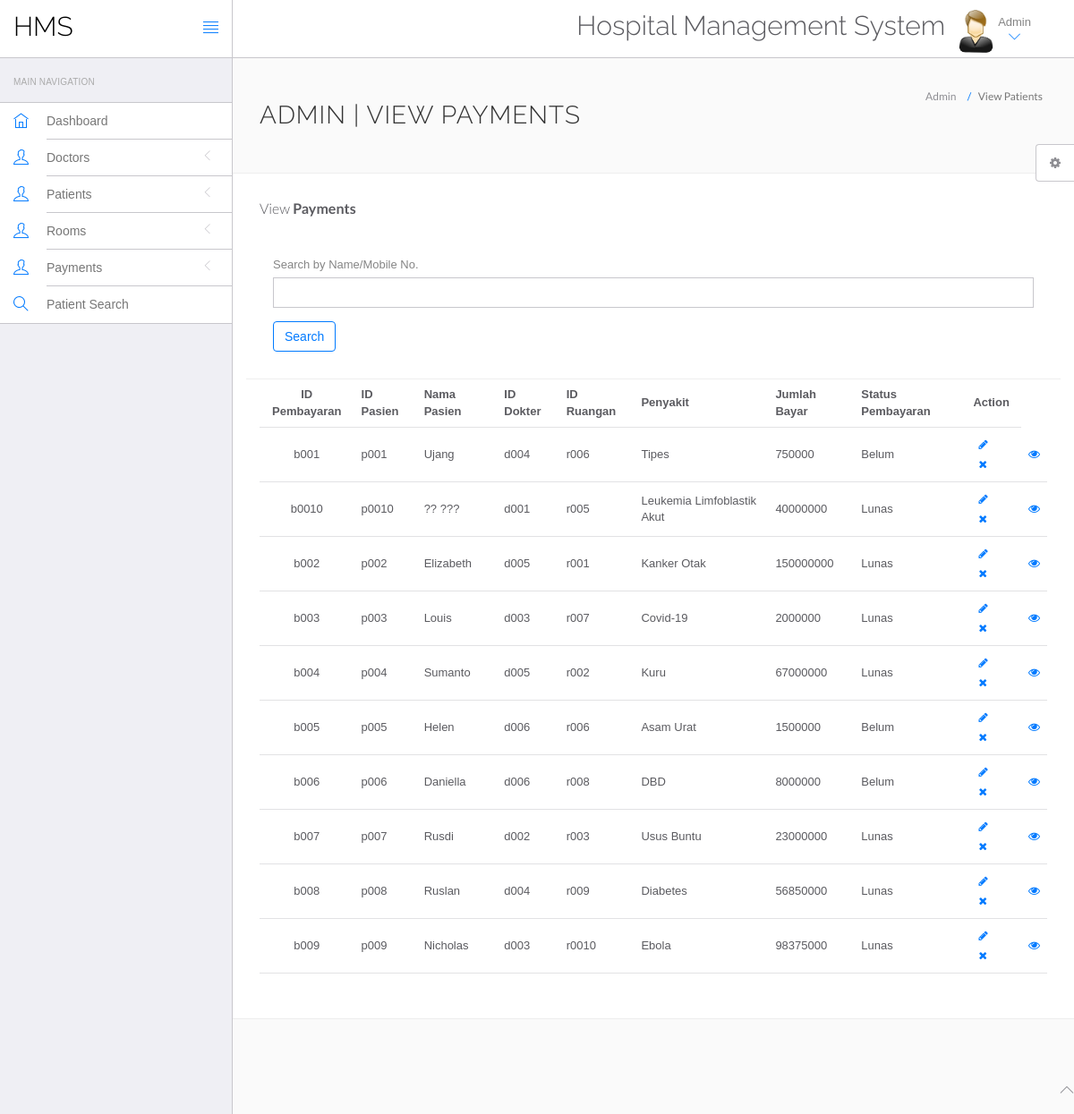
The app's page /hms/admin/manage-payment.php with its own data.
### tables this page shows
CREATE TABLE `pembayaran` (
  `id_pembayaran` varchar(12) NOT NULL,
  `id_pasien` varchar(8) NOT NULL,
  `nama_pasien` varchar(50) NOT NULL,
  `id_dokter` varchar(8) NOT NULL,
  `id_ruangan` varchar(8) NOT NULL,
  `penyakit` varchar(30) NOT NULL,
  `jumlah_bayar` int(10) NOT NULL,
  `status_pembayaran` varchar(5) NOT NULL
);

### hms/admin/manage-payment.php (the view, shortened to what this page needs)
<?php
include('include/config.php');
?>
<!DOCTYPE html>
<html lang="en">
	<head>
		<link rel="stylesheet" href="vendor/bootstrap/css/bootstrap.min.css">
		<link rel="stylesheet" href="vendor/fontawesome/css/font-awesome.min.css">
		<link rel="stylesheet" href="vendor/themify-icons/themify-icons.min.css">
		<link href="vendor/animate.css/animate.min.css" rel="stylesheet" media="screen">
		<link href="vendor/perfect-scrollbar/perfect-scrollbar.min.css" rel="stylesheet" media="screen">
		<link href="vendor/switchery/switchery.min.css" rel="stylesheet" media="screen">
		<link href="vendor/bootstrap-touchspin/jquery.bootstrap-touchspin.min.css" rel="stylesheet" media="screen">
		<link href="vendor/select2/select2.min.css" rel="stylesheet" media="screen">
		<link href="vendor/bootstrap-datepicker/bootstrap-datepicker3.standalone.min.css" rel="stylesheet" media="screen">
		<link href="vendor/bootstrap-timepicker/bootstrap-timepicker.min.css" rel="stylesheet" media="screen">
		<link rel="stylesheet" href="assets/css/styles.css">
		<link rel="stylesheet" href="assets/css/plugins.css">
		<link rel="stylesheet" href="assets/css/themes/theme-1.css" id="skin_color" />
	</head>
	<body>
		<div id="app">
<?php include('include/sidebar.php');?>
<div class="app-content">
<?php include('include/header.php');?>
<div class="main-content" >
<div class="wrap-content container" id="container">
<section id="page-title">
<div class="row">
<div class="col-sm-8">
<h1 class="mainTitle">Admin | View Payments</h1>
</div>
<ol class="breadcrumb">
<li>
<span>Admin</span>
</li>
<li class="active">
<span>View Patients</span>
</li>
</ol>
</div>
</section>
<div class="container-fluid container-fullw bg-white">
<div class="row">
<div class="col-md-12">
<h5 class="over-title margin-bottom-15">View <span class="text-bold">Payments</span></h5>
<div class="container-fluid container-fullw bg-white">
<div class="row">
<div class="col-md-12">
	<form role="form" method="post" name="search">
<div class="form-group">
<label for="doctorname">
Search by Name/Mobile No.
</label>
<input type="text" name="searchdata" id="searchdata" class="form-control" value="" required='true'>
</div>
<button type="submit" name="search" id="submit" class="btn btn-o btn-primary">
Search
</button>
</form>
</div>
</div>
</div>
<table class="table table-hover" id="sample-table-1">
<thead>
<tr>
<th class="center">ID Pembayaran</th>
<th>ID Pasien</th>
<th>Nama Pasien</th>
<th>ID Dokter </th>
<th>ID Ruangan</th>
<th>Penyakit </th>
<th>Jumlah Bayar </th>
<th>Status Pembayaran </th>
<th>Action</th>
</tr>
</thead>
<tbody>
<?php
$sql=mysqli_query($con,"select * from pembayaran");
while($row=mysqli_fetch_array($sql))
{
?>
<tr>
<td class="center"><?php echo $row['id_pembayaran'];?></td>
<td><?php echo $row['id_pasien'];?></td>
<td><?php echo $row['nama_pasien'];?></td>
<td><?php echo $row['id_dokter'];?></td>
<td><?php echo $row['id_ruangan'];?>
</td>
<td><?php echo $row['penyakit'];?></td>
<td><?php echo $row['jumlah_bayar'];?></td>
<td><?php echo $row['status_pembayaran'];?></td>
<td><div class="visible-md visible-lg hidden-sm hidden-xs">
							<a href="edit-doctor.php?id=<?php echo $row['id'];?>" class="btn btn-transparent btn-xs" tooltip-placement="top" tooltip="Edit"><i class="fa fa-pencil"></i></a>
	<a href="manage-payment.php?id=<?php echo $row['id_pembayaran']?>&del=delete" onClick="return confirm('Are you sure you want to delete?')"class="btn btn-transparent btn-xs tooltips" tooltip-placement="top" tooltip="Remove"><i class="fa fa-times fa fa-white"></i></a>
												</div>
												</td>
<td>
<a href="view-patient.php?viewid=<?php echo $row['ID'];?>"><i class="fa fa-eye"></i></a>
</td>
</tr>
<?php
 }?></tbody>
</table>
</div>
</div>
</div>
</div>
</div>
</div>
</div>
	<?php include('include/footer.php');?>
	<?php include('include/setting.php');?>
	</body>
</html>

### hms/admin/assets/css/themes/theme-1.css (style rules this page uses)
body { background: #FAFAFA; }

### records on screen
pembayaran: id_pembayaran "b001", id_pasien "p001", nama_pasien "Ujang", id_dokter "d004", id_ruangan "r006", penyakit "Tipes", jumlah_bayar "750000", status_pembayaran "Belum"
pembayaran: id_pembayaran "b0010", id_pasien "p0010", nama_pasien "?? ???", id_dokter "d001", id_ruangan "r005", penyakit "Leukemia Limfoblastik Akut", jumlah_bayar "40000000", status_pembayaran "Lunas"
pembayaran: id_pembayaran "b002", id_pasien "p002", nama_pasien "Elizabeth", id_dokter "d005", id_ruangan "r001", penyakit "Kanker Otak", jumlah_bayar "150000000", status_pembayaran "Lunas"
pembayaran: id_pembayaran "b003", id_pasien "p003", nama_pasien "Louis", id_dokter "d003", id_ruangan "r007", penyakit "Covid-19", jumlah_bayar "2000000", status_pembayaran "Lunas"
pembayaran: id_pembayaran "b004", id_pasien "p004", nama_pasien "Sumanto", id_dokter "d005", id_ruangan "r002", penyakit "Kuru", jumlah_bayar "67000000", status_pembayaran "Lunas"
pembayaran: id_pembayaran "b005", id_pasien "p005", nama_pasien "Helen", id_dokter "d006", id_ruangan "r006", penyakit "Asam Urat", jumlah_bayar "1500000", status_pembayaran "Belum"
pembayaran: id_pembayaran "b006", id_pasien "p006", nama_pasien "Daniella", id_dokter "d006", id_ruangan "r008", penyakit "DBD", jumlah_bayar "8000000", status_pembayaran "Belum"
pembayaran: id_pembayaran "b007", id_pasien "p007", nama_pasien "Rusdi", id_dokter "d002", id_ruangan "r003", penyakit "Usus Buntu", jumlah_bayar "23000000", status_pembayaran "Lunas"
pembayaran: id_pembayaran "b008", id_pasien "p008", nama_pasien "Ruslan", id_dokter "d004", id_ruangan "r009", penyakit "Diabetes", jumlah_bayar "56850000", status_pembayaran "Lunas"
pembayaran: id_pembayaran "b009", id_pasien "p009", nama_pasien "Nicholas", id_dokter "d003", id_ruangan "r0010", penyakit "Ebola", jumlah_bayar "98375000", status_pembayaran "Lunas"
